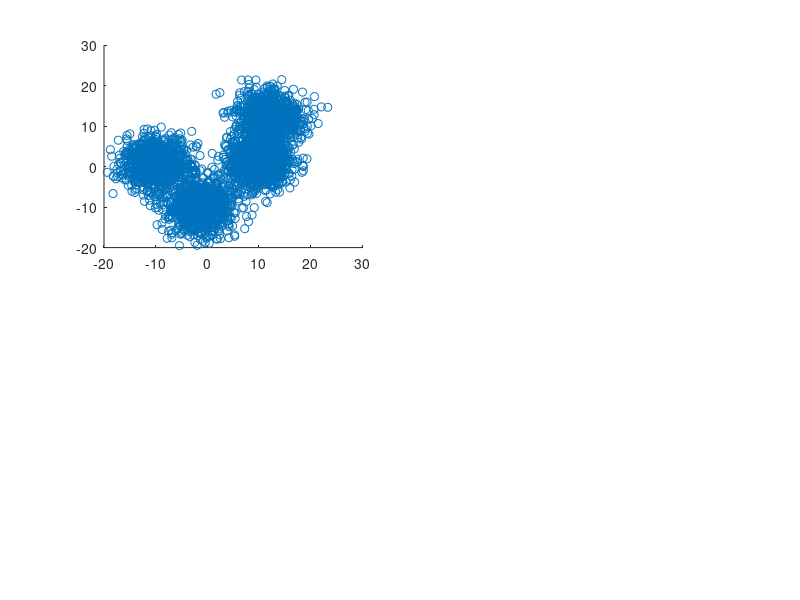

Here is the MATLAB script that generated this plot: (Note: this script raises an error after producing the figure.)
% Random data generation
sigma = eye(2)*10;
n = 1000;
df1 = mvnrnd([-1, -10], sigma, n);
df2 = mvnrnd([-10, 1], sigma, n);
df3 = mvnrnd([10, 1], sigma, n);
df4 = mvnrnd([12, 12], sigma, n);
data = [df1;df2;df3;df4];

colormap(copper(5))
subplot(2,2,1);
scatter1 = scatter(data(:,1), data(:,2),[]);
alpha(scatter1,.2);
title("Random Dataset");

%% k-means cluster where k = 4 for our dataset
kmeans_result = k_means(data, 4);

subplot(2,2,2);
scatter2 = scatter(data(:,1), data(:,2), [], kmeans_result);
alpha(scatter2,.2);
title("k-means, k=4");


%% spectral relaxed k-means, k = 4, sigma = 1
spectral_kmeans_result = spectral_relaxed_kmeans(data, 4, 1);
subplot(2,2,3);
scatter4 = scatter(data(:,1), data(:,2), [], spectral_kmeans_result);
alpha(scatter4,.2);
title("spectral k-means, k=4, sigma=1");


%% k-means algorithm
function [clustered_datapoints] = k_means(data, K)
    [n, d] = size(data);
    clustered_datapoints = zeros(n, 1);
    
    % initialize centroids
    centroids = rand(K,d);
    old_centroids = rand(K,d) * 10;
    
    % stopping condition: centroid stops shifting around
    while norm(centroids - old_centroids) > 0.0001
        for i=1:n
            point = data(i,:);
            dist = sqrt(sum(bsxfun(@minus, point, centroids).^2,2));  
            clustered_datapoints(i) = find(dist==min(dist)); % cluster point to closest centroid
        end
        
        old_centroids = centroids;
        for i=1:K
            datapoints_in_cluster = zeros(0,d);
            for j=1:n  % get all the points for this cluster i
                point = data(j,:);
                if clustered_datapoints(j) == i
                    datapoints_in_cluster = [datapoints_in_cluster ; point];
                end
            end
            centroids(i,:) = mean(datapoints_in_cluster, 1);
        end
    end
end
%% Spectral relaxation for k-means
function [clustered_datapoints] = spectral_relaxed_kmeans(data, K, sigma)
    % sigma is used in the Gaussian similarity function s_ij such that
    % sigma controls the width of the neighbourhoods in the fully connected
    % graph (connect all points with positive similarity with each other)
    
    % Laplacian is normalized with paper:
    %Shi, J., & Malik, J. (2000). Normalized cuts and image segmentation. IEEE Transactions on pattern analysis and machine intelligence, 22(8), 888-905.
    
    [N, d] = size(data);
    clustered_datapoints = zeros(N, 1);
    
    % Matrix A (Adjacency matrix) of data vectors with associated sum-of-squares cost
    % function 
    matrix_distances = squareform(pdist(data, 'euclidean'));
    

    matrix_A = exp(-(matrix_distances./sigma).^ 2);
    diag(matrix_A)
    size(matrix_A)
    % Degree matrix D is the trace of matrix A (a trace is the sum of row elements placed, result written on the main diagonal)
    %matrix_D = trace(matrix_A);
    matrix_D = diag(sum(matrix_A, 2));
    size(matrix_D)
    
    matrix_L = matrix_D - matrix_A;  % Un-normalized Laplacian
    matrix_L_norm = inv(matrix_D)*matrix_L; % Shi & Malik (2000) normalized Laplacian matrix
    
    % sort eigenvectors by ascending eigenvalues and extract K smallest
    % eigenvalues' eigenvectors and put into matrix X
    [eigenvectors, eigenvalues] = eigs(matrix_L_norm, K,'smallestabs','FailureTreatment','drop'); % drop NAs
    eigenvalues
    % X is n by k orthonormal matrix corresponding to k-smallest
    % eigenvalues of the Laplacian matrix
    matrix_X = eigenvectors ;
    disp(size(matrix_X));
    
    % After data has been transformed, apply ordinary k-means
    clustered_datapoints = kmeans(matrix_X, K);
end